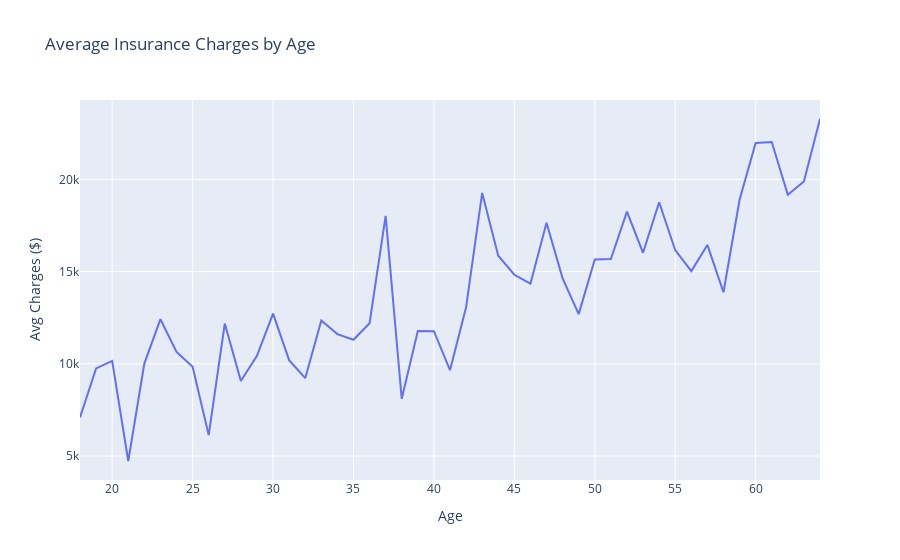

Notebook code cell kept with this figure:
### Markdown cell above
## Chart 1: Age Impact Analysis

Testing **Hypothesis 1**: Insurance charges increase with age

### Code cell
avg_charges_by_age = df.groupby('age', as_index=False)['charges'].mean()
fig = px.line(avg_charges_by_age, x='age', y='charges',
              title='Average Insurance Charges by Age',
              labels={'charges': 'Avg Charges ($)', 'age': 'Age'})
fig.show()

### Figure 1 — Plotly figure (JSON) as saved in the notebook; plotly's stock layout.template omitted (floating-point values rounded to 4 significant figures)
{"data": [{"hovertemplate": "Age=%{x}<br>Avg Charges ($)=%{y}<extra></extra>", "legendgroup": "", "line": {"color": "#636efa", "dash": "solid"}, "marker": {"symbol": "circle"}, "mode": "lines", "name": "", "orientation": "v", "showlegend": false, "type": "scatter", "x": [18, 19, 20, 21, 22, 23, 24, 25, 26, 27, 28, 29, 30, 31, 32, 33, 34, 35, 36, 37, 38, 39, 40, 41, 42, 43, 44, 45, 46, 47, 48, 49, 50, 51, 52, 53, 54, 55, 56, 57, 58, 59, 60, 61, 62, 63, 64], "xaxis": "x", "y": [7086.0, 9748.0, 10160.0, 4730.0, 10010.0, 12420.0, 10650.0, 9838.0, 6134.0, 12180.0, 9069.0, 10430.0, 12720.0, 10200.0, 9220.0, 12350.0, 11610.0, 11310.0, 12200.0, 18020.0, 8103.0, 11780.0, 11770.0, 9654.0, 13060.0, 19270.0, 15860.0, 14830.0, 14340.0, 17650.0, 14630.0, 12700.0, 15660.0, 15680.0, 18260.0, 16020.0, 18760.0, 16160.0, 15030.0, 16450.0, 13880.0, 18900.0, 21980.0, 22020.0, 19160.0, 19880.0, 23280.0], "yaxis": "y"}], "layout": {"legend": {"tracegroupgap": 0}, "title": {"text": "Average Insurance Charges by Age"}, "xaxis": {"anchor": "y", "domain": [0, 1], "title": {"text": "Age"}}, "yaxis": {"anchor": "x", "domain": [0, 1], "title": {"text": "Avg Charges ($)"}}}}
